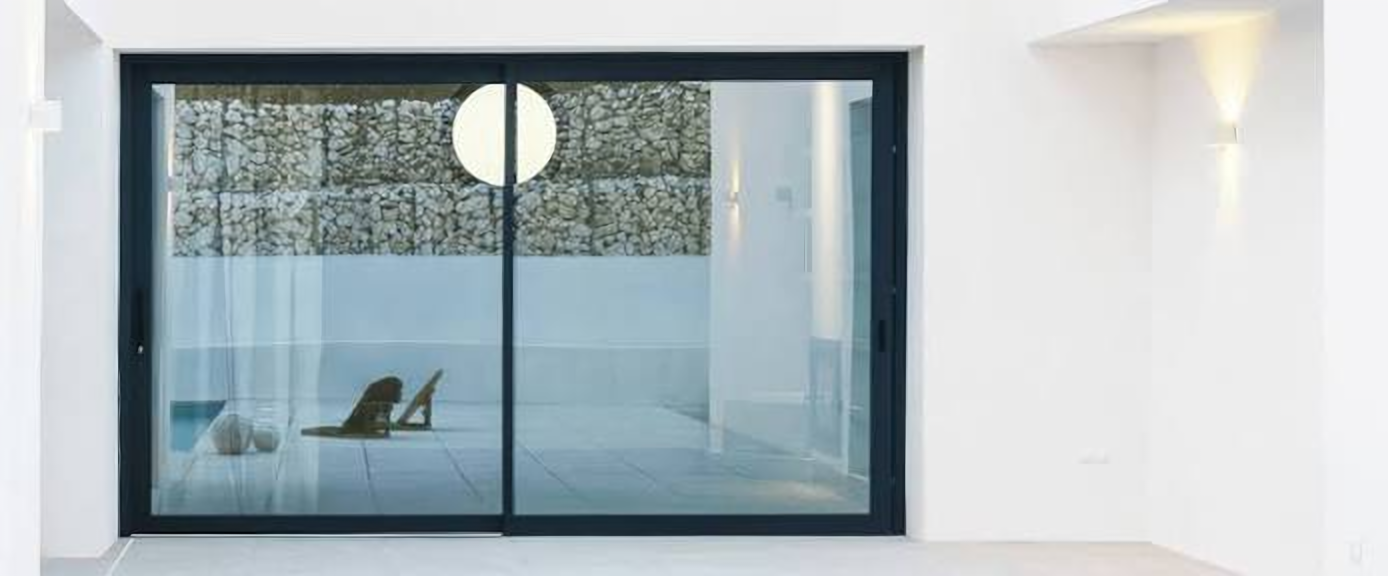
#> input picture launch/prompolu/assets/photos/src/p1.png, 2776 x 1152 px, found by its file name (shown at 1/2 size); the run also reads 1 picture not shown here
$ python prepare_photos.py
#> lines starting #> are read from the running program, lines starting #| are printed output that depends on the picture
"""Crop the 4x EDSR-upscaled photos into the film's tiles and build the
golden-hour twin of the day shot (same pixels, regraded, so both align)."""
import numpy as np
from PIL import Image, ImageFilter
SRC, OUT = 'assets/photos/src', 'assets/photos'
def crop(p, x0, side, out, size):
#> called with p = 'p1', x0 = 100, side = 288, out = 't0', size = 1152
    im = Image.open(f'{SRC}/{p}.png').convert('RGB'); s = 4
#> in crop, im is the input picture: PIL image 2776x1152 RGB; mean R, G, B 175.6, 185.4, 188.9
    im.crop((x0 * s, 0, (x0 + side) * s, side * s)).resize((size, size), Image.LANCZOS).save(f'{OUT}/{out}.jpg', quality=92)
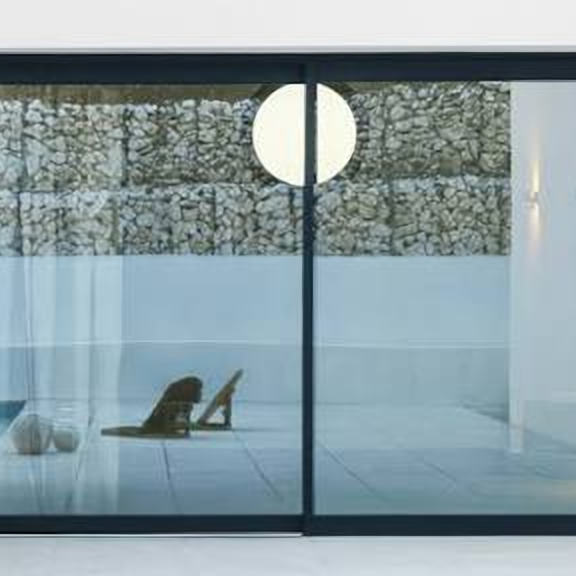
#> saved as t0.jpg: PIL image 1152x1152 RGB (shown at 1/2 size); mean R, G, B 138.9, 156.6, 162.2
tiles = [('p1', 100, 288), ('p2', 0, 288), ('p3', 20, 288), ('p2', 340, 288), ('p3', 300, 288),
         ('p4', 200, 145), ('p5', 20, 288), ('p5', 360, 288), ('p1', 406, 288)]
for i, (p, x, side) in enumerate(tiles):
    crop(p, x, side, f't{i}', 1152)
#> pass 2 of the loop `for i, (p, x, side) in enumerate(tiles):`:
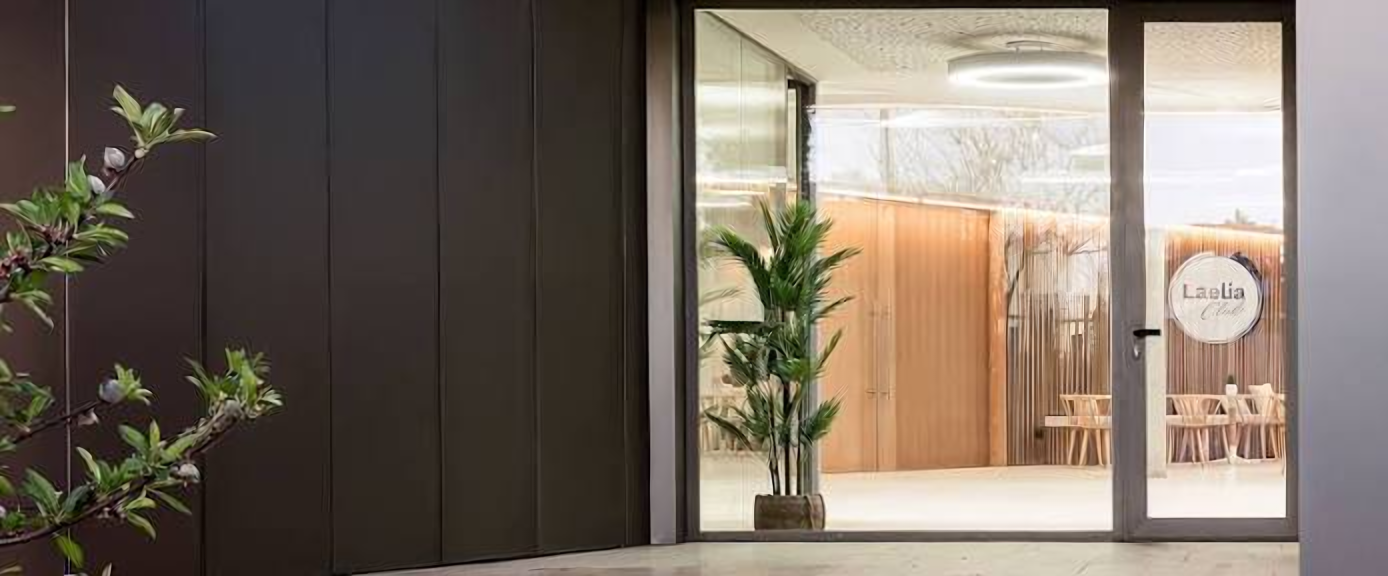
#> input picture launch/prompolu/assets/photos/src/p2.png, 2776 x 1152 px, found by its file name (shown at 1/2 size)
#> in crop, im is the input picture: PIL image 2776x1152 RGB; mean R, G, B 120.7, 109, 98
#> in crop (call 2), `im.crop((x0 * s, 0, (x0 + side) * s, side * s)).resize((size, size), I..`:
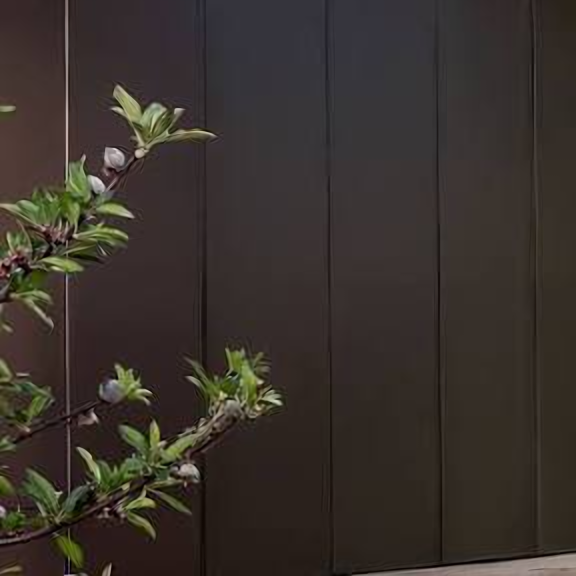
#> saved as t1.jpg: PIL image 1152x1152 RGB (shown at 1/2 size); mean R, G, B 56.7, 49.5, 44.3
#> pass 3 of the loop `for i, (p, x, side) in enumerate(tiles):`:
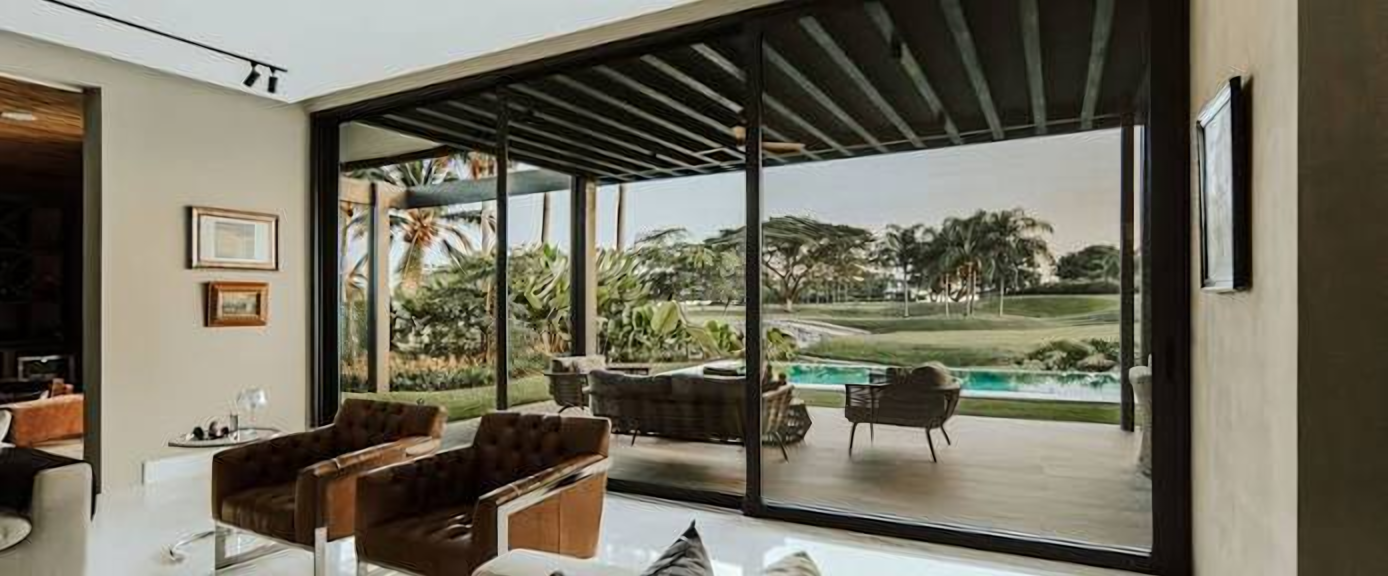
#> input picture launch/prompolu/assets/photos/src/p3.png, 2776 x 1152 px, found by its file name (shown at 1/2 size)
#> in crop, im is the input picture: PIL image 2776x1152 RGB; mean R, G, B 112.3, 108.3, 93.9
#> in crop (call 3), `im.crop((x0 * s, 0, (x0 + side) * s, side * s)).resize((size, size), I..`:
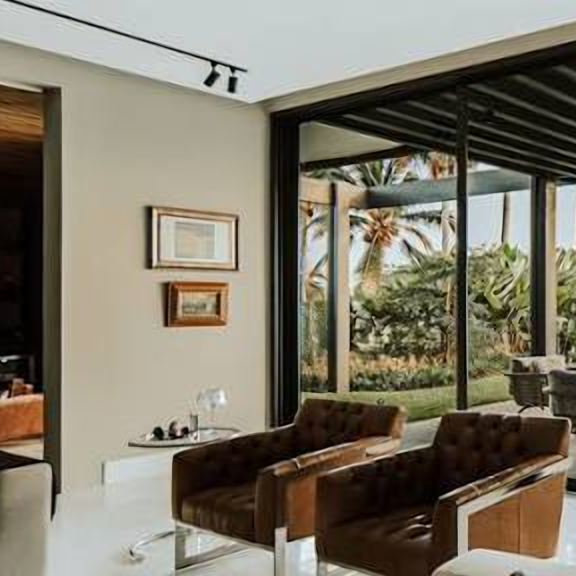
#> saved as t2.jpg: PIL image 1152x1152 RGB (shown at 1/2 size); mean R, G, B 126.8, 120.4, 105.1
#> the loop made 9 passes; the first 3 are shown
crop('p3', 300, 288, 'day', 1440)
crop('p4', 200, 145, 'art', 480)
#> in crop (call 11), `im.crop((x0 * s, 0, (x0 + side) * s, side * s)).resize((size, size), I..`:
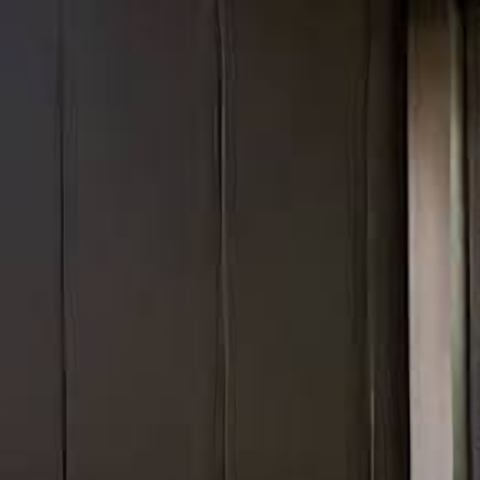
#> saved as art.jpg: PIL image 480x480 RGB; mean R, G, B 59, 52.6, 47.5
Image.open(f'{SRC}/p1.png').convert('RGB').save(f'{OUT}/hero.jpg', quality=92)

day = np.asarray(Image.open(f'{OUT}/day.jpg'), np.float32) / 255
H, W = day.shape[:2]
#> H = 1440; W = 1440
yy, xx = np.mgrid[0:H, 0:W].astype(np.float32) / W
lum = (day @ np.array([.299, .587, .114], np.float32))[..., None]
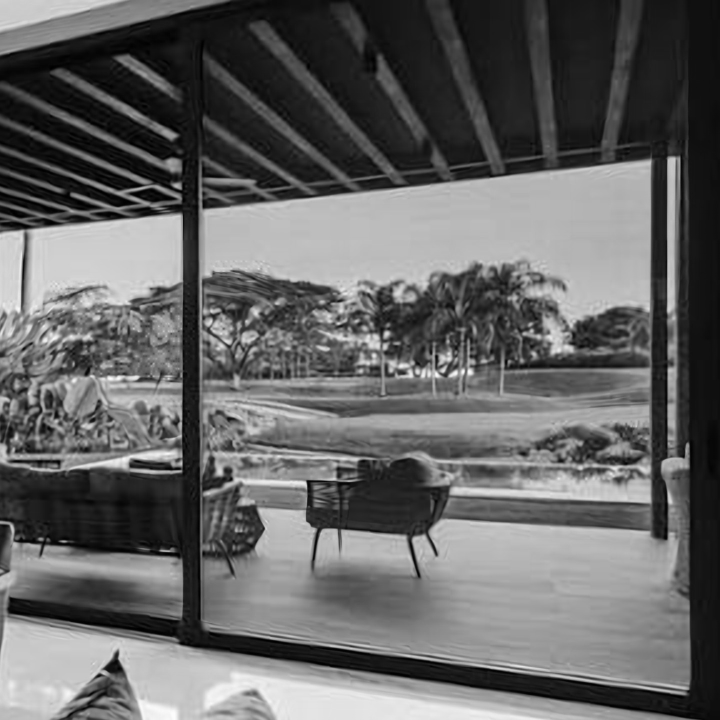
#> lum: shape (1440, 1440, 1) float32 (shown at 1/2 size); min 0, max 0.992, mean 0.397
sun = np.exp(-(((xx - 0.78) ** 2) / 0.35 + ((yy - 0.38) ** 2) / 0.12))[..., None]
g = day ** 1.12
g = g * np.array([1.12, 0.93, 0.70], np.float32)
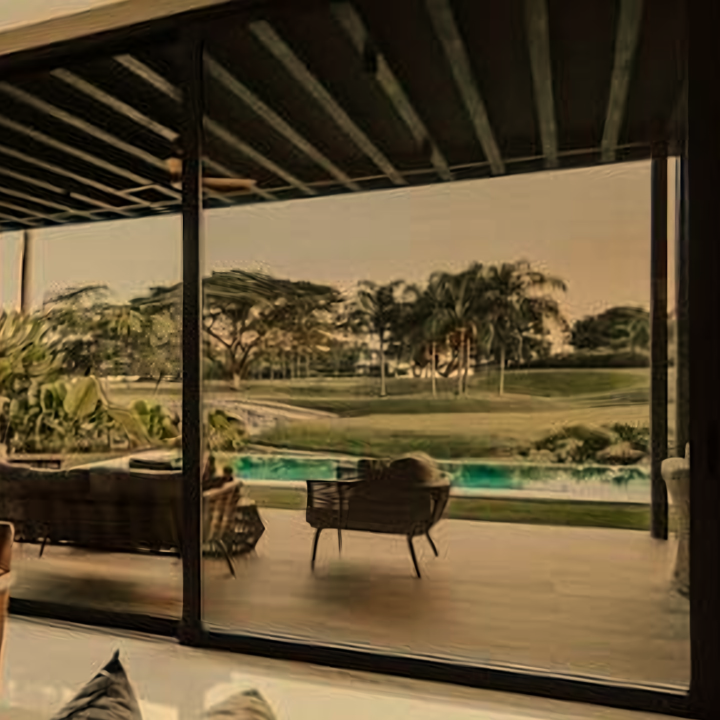
#> g: shape (1440, 1440, 3) float32 (shown at 1/2 size); mean R, G, B 0.417, 0.347, 0.227; drawn with min black and max white
hi = np.clip((lum - 0.55) / 0.4, 0, 1)
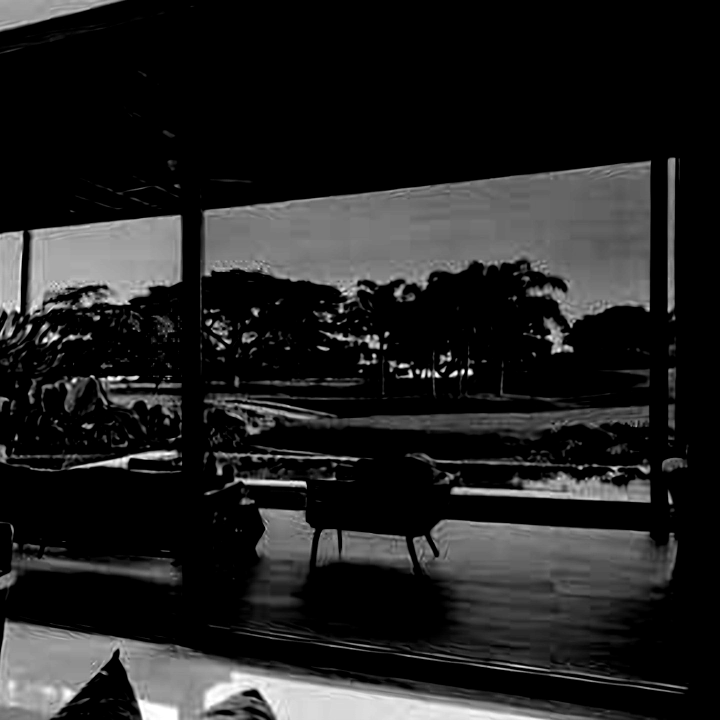
#> hi: shape (1440, 1440, 1) float32 (shown at 1/2 size); min 0, max 1, mean 0.136
g = g * (1 - hi * 0.5) + hi * 0.5 * np.array([1.0, 0.72, 0.42], np.float32) * (0.75 + 0.5 * lum)
g = g * (0.62 + 0.55 * sun) + 0.10 * sun * np.array([1.0, 0.55, 0.2], np.float32)
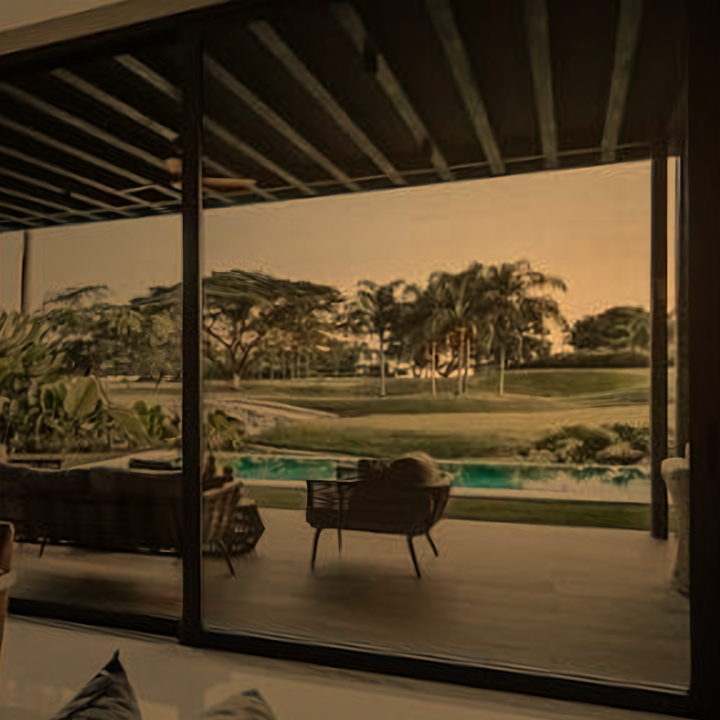
#> g: shape (1440, 1440, 3) float32 (shown at 1/2 size); mean R, G, B 0.408, 0.321, 0.197; drawn with min black and max white
g = g * (1 - 0.35 * np.clip(yy - 0.55, 0, 1)[..., None])
Image.fromarray((np.clip(g, 0, 1) * 255).astype(np.uint8)).save(f'{OUT}/gold.jpg', quality=92)
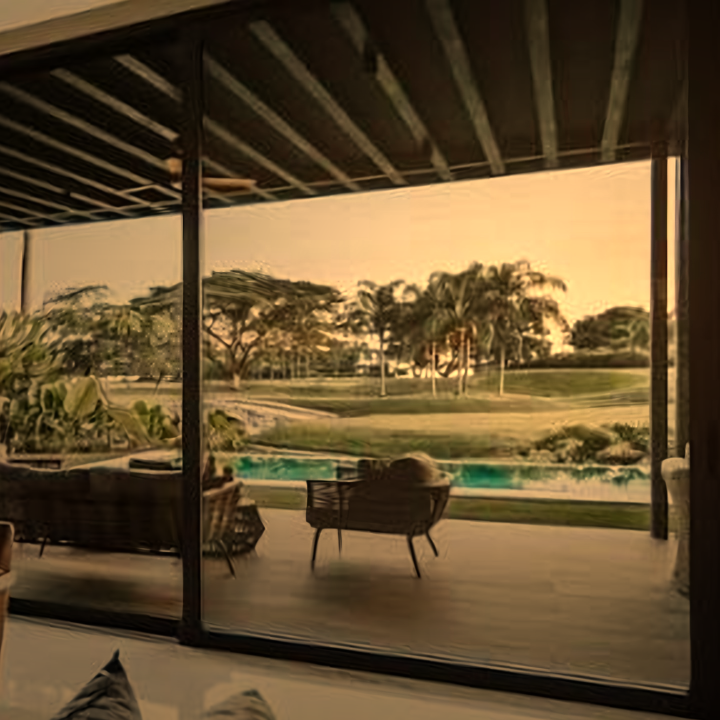
#> saved as gold.jpg: PIL image 1440x1440 RGB (shown at 1/2 size); mean R, G, B 99, 78.4, 47.9
